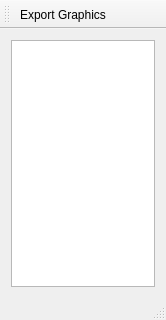
<?xml version="1.0" encoding="UTF-8"?>
<ui version="4.0">
 <class>VibesWindow</class>
 <widget class="QMainWindow" name="VibesWindow">
  <property name="geometry">
   <rect>
    <x>0</x>
    <y>0</y>
    <width>166</width>
    <height>320</height>
   </rect>
  </property>
  <property name="windowTitle">
   <string>VIBes</string>
  </property>
  <property name="windowIcon">
   <iconset resource="icons.qrc">
    <normaloff>:/usr/share/vibes/icons/vibes_512.svg</normaloff>:/usr/share/vibes/icons/vibes_512.svg</iconset>
  </property>
  <widget class="QWidget" name="centralWidget">
   <layout class="QVBoxLayout" name="verticalLayout">
    <item>
     <widget class="QTreeView" name="treeView">
      <property name="rootIsDecorated">
       <bool>true</bool>
      </property>
     </widget>
    </item>
   </layout>
  </widget>
  <widget class="QMenuBar" name="menuBar">
   <property name="geometry">
    <rect>
     <x>0</x>
     <y>0</y>
     <width>166</width>
     <height>25</height>
    </rect>
   </property>
  </widget>
  <widget class="QToolBar" name="mainToolBar">
   <attribute name="toolBarArea">
    <enum>TopToolBarArea</enum>
   </attribute>
   <attribute name="toolBarBreak">
    <bool>false</bool>
   </attribute>
   <addaction name="actionExportGraphics"/>
  </widget>
  <widget class="QStatusBar" name="statusBar"/>
  <action name="actionExportGraphics">
   <property name="text">
    <string>Export Graphics</string>
   </property>
   <property name="toolTip">
    <string>tr(&quot;Exports the current figure to image file.&quot;)</string>
   </property>
  </action>
 </widget>
 <layoutdefault spacing="6" margin="11"/>
 <resources>
  <include location="icons.qrc"/>
 </resources>
 <connections>
  <connection>
   <sender>actionExportGraphics</sender>
   <signal>triggered()</signal>
   <receiver>VibesWindow</receiver>
   <slot>exportCurrentFigureGraphics()</slot>
   <hints>
    <hint type="sourcelabel">
     <x>-1</x>
     <y>-1</y>
    </hint>
    <hint type="destinationlabel">
     <x>82</x>
     <y>159</y>
    </hint>
   </hints>
  </connection>
 </connections>
 <slots>
  <slot>exportCurrentFigureGraphics()</slot>
 </slots>
</ui>
